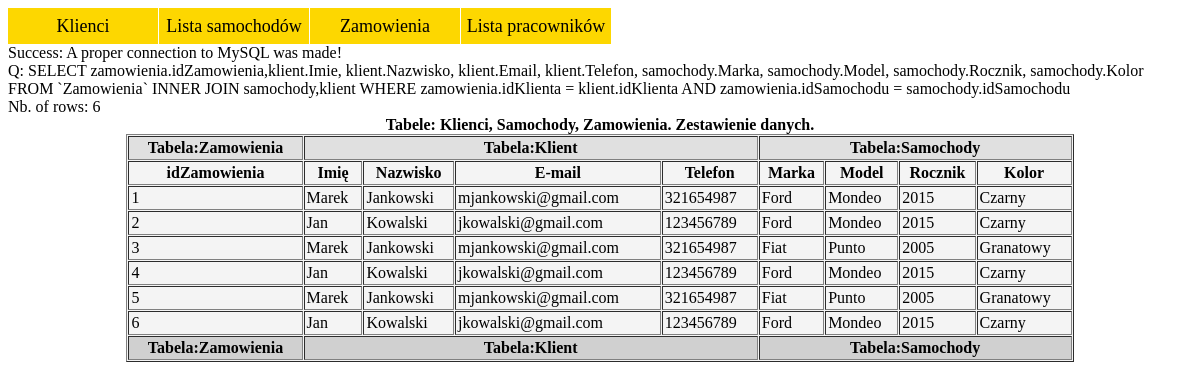
/listaZamowien.php, run on the app's committed database.
### tables this page shows
CREATE TABLE `zamowienia` (
  `idZamowienia` int(11) NOT NULL,
  `idSamochodu` int(11) NOT NULL,
  `idKlienta` int(11) NOT NULL
);

CREATE TABLE `klient` (
  `idKlienta` int(11) NOT NULL,
  `Imie` varchar(20) NOT NULL,
  `Nazwisko` varchar(25) NOT NULL,
  `Login` varchar(25) NOT NULL,
  `Haslo` varchar(25) NOT NULL,
  `Telefon` int(9) NOT NULL,
  `Email` varchar(25) NOT NULL
);

CREATE TABLE `samochody` (
  `idSamochodu` int(11) NOT NULL,
  `Marka` varchar(15) NOT NULL,
  `Model` varchar(15) NOT NULL,
  `Rocznik` int(11) NOT NULL,
  `Kolor` varchar(15) NOT NULL,
  `Stan` varchar(15) NOT NULL
);

### listaZamowien.php (the view, shortened to what this page needs)
<?php
	include "global.php";
	$qListaZamowien = "SELECT zamowienia.idZamowienia,klient.Imie, klient.Nazwisko, klient.Email, klient.Telefon, samochody.Marka, samochody.Model, samochody.Rocznik, samochody.Kolor FROM `Zamowienia` INNER JOIN samochody,klient WHERE zamowienia.idKlienta = klient.idKlienta AND zamowienia.idSamochodu = samochody.idSamochodu";
	$rekordSet = mysqli_query($conn,$qListaZamowien);
	$numberOfRows = mysqli_num_rows($rekordSet);
	echo "Q: ".$qListaZamowien."<br>";
	echo "Nb. of rows: ".$numberOfRows."<br>";
	echo "<table width='80%' align='center' border='1' cellpadding='2' cellspacing='1' bgcolor='#f4f4f4'>";
	if($numberOfRows>=1) {
		echo "
			<caption><strong>Tabele: Klienci, Samochody, Zamowienia. Zestawienie danych.</strong></caption>
			<thead bgcolor='#e0e0e0'> <tr><th colspan='1'>Tabela:Zamowienia</th><th colspan='4'>Tabela:Klient</th><th colspan='4'>Tabela:Samochody</th></tr> </thead>
			<tfoot bgcolor='d0d0d0'> <tr><th colspan='1'>Tabela:Zamowienia</th><th colspan='4'>Tabela:Klient</th><th colspan='4'>Tabela:Samochody</th></tr> </tfoot>
			<tr><th>idZamowienia</th><th>Imię</th><th>Nazwisko</th><th>E-mail</th><th>Telefon</th><th>Marka</th><th>Model</th><th>Rocznik</th><th>Kolor</th></tr>
			";
	}
	for($i = 1;$i<=$numberOfRows;$i++){
		$row = mysqli_fetch_assoc($rekordSet);
		echo "<tr>
			<td>".$row['idZamowienia']."</td>
			<td>".$row['Imie']."</td>
			<td>".$row['Nazwisko']."</td>
			<td>".$row['Email']."</td>
			<td>".$row['Telefon']."</td>
			<td>".$row['Marka']."</td>
			<td>".$row['Model']."</td>
			<td>".$row['Rocznik']."</td>
			<td>".$row['Kolor']."</td>
			</tr>";
	}
	echo "</table>";
?>

### menu.css (style rules this page uses)
ol { list-style-type:none; padding:0; margin:0; background-color:#FFF; font-size:18px; height:2em; line-height:2em; text-align:center; }
ol a { display:block; text-decoration:none; color:#000; padding:0 5px; }
ol > li { float:left; width:150px; margin-left:1px; background-color:#FDD700; height:2em; }
ol > li:first-child { margin-left:0; }

### data on the page
zamowienia: idZamowienia "1", idKlienta.Imie "Marek", idKlienta.Nazwisko "Jankowski", idKlienta.Email "mjankowski@gmail.com", idKlienta.Telefon "321654987", idSamochodu.Marka "Ford", idSamochodu.Model "Mondeo", idSamochodu.Rocznik "2015", idSamochodu.Kolor "Czarny"
zamowienia: idZamowienia "2", idKlienta.Imie "Jan", idKlienta.Nazwisko "Kowalski", idKlienta.Email "jkowalski@gmail.com", idKlienta.Telefon "123456789", idSamochodu.Marka "Ford", idSamochodu.Model "Mondeo", idSamochodu.Rocznik "2015", idSamochodu.Kolor "Czarny"
zamowienia: idZamowienia "3", idKlienta.Imie "Marek", idKlienta.Nazwisko "Jankowski", idKlienta.Email "mjankowski@gmail.com", idKlienta.Telefon "321654987", idSamochodu.Marka "Fiat", idSamochodu.Model "Punto", idSamochodu.Rocznik "2005", idSamochodu.Kolor "Granatowy"
zamowienia: idZamowienia "4", idKlienta.Imie "Jan", idKlienta.Nazwisko "Kowalski", idKlienta.Email "jkowalski@gmail.com", idKlienta.Telefon "123456789", idSamochodu.Marka "Ford", idSamochodu.Model "Mondeo", idSamochodu.Rocznik "2015", idSamochodu.Kolor "Czarny"
zamowienia: idZamowienia "5", idKlienta.Imie "Marek", idKlienta.Nazwisko "Jankowski", idKlienta.Email "mjankowski@gmail.com", idKlienta.Telefon "321654987", idSamochodu.Marka "Fiat", idSamochodu.Model "Punto", idSamochodu.Rocznik "2005", idSamochodu.Kolor "Granatowy"
zamowienia: idZamowienia "6", idKlienta.Imie "Jan", idKlienta.Nazwisko "Kowalski", idKlienta.Email "jkowalski@gmail.com", idKlienta.Telefon "123456789", idSamochodu.Marka "Ford", idSamochodu.Model "Mondeo", idSamochodu.Rocznik "2015", idSamochodu.Kolor "Czarny"

### other printed values
$numberOfRows "6"
